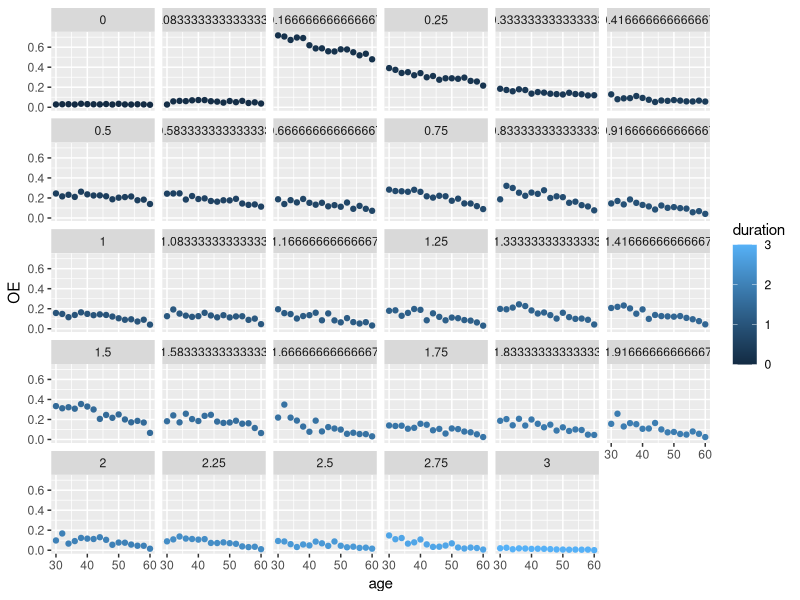
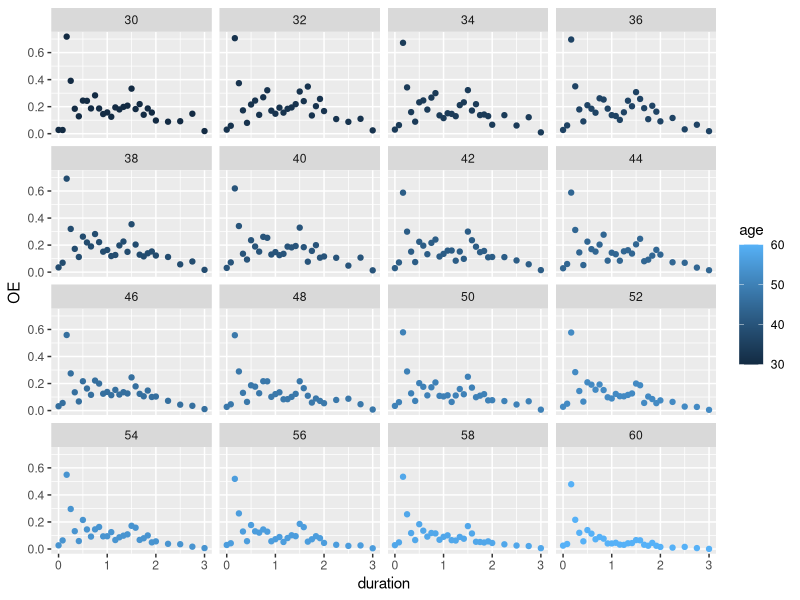
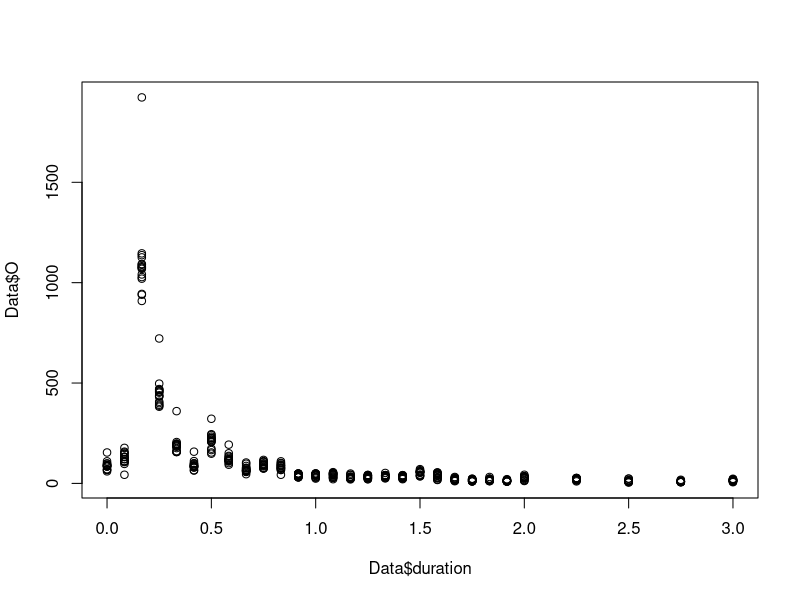
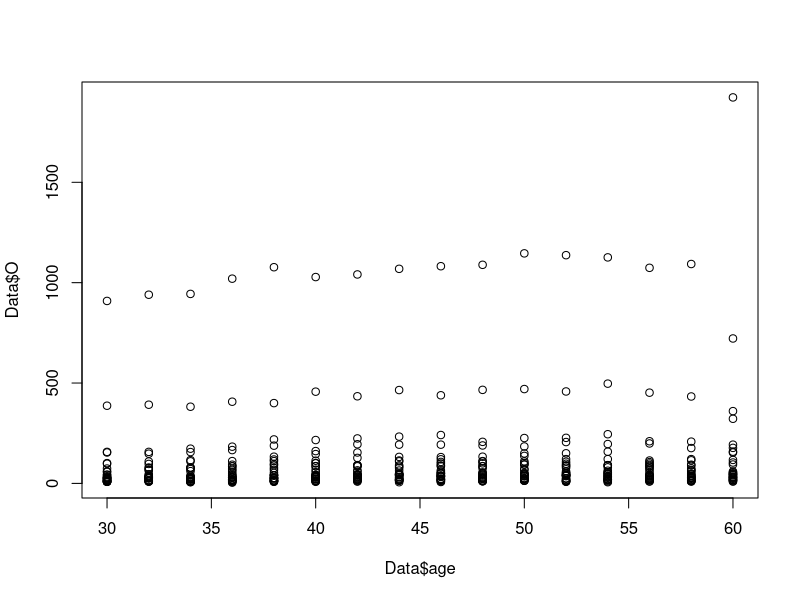
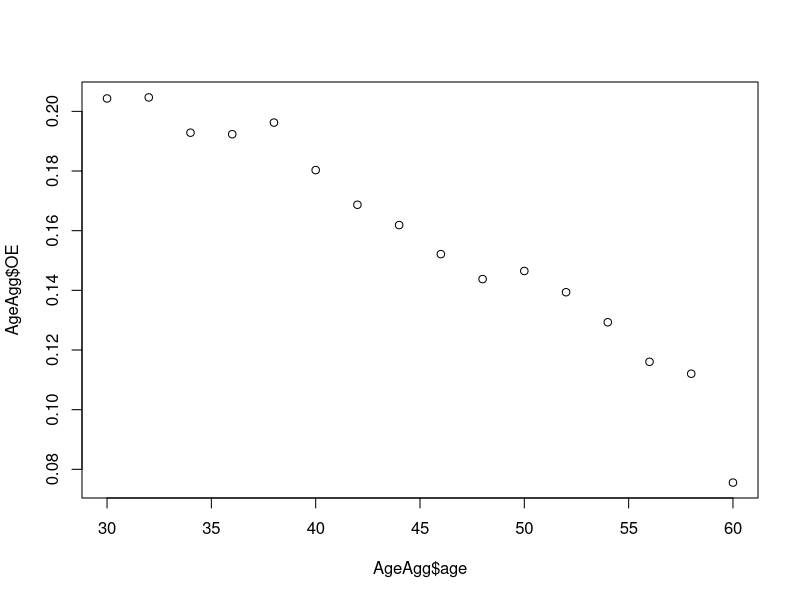
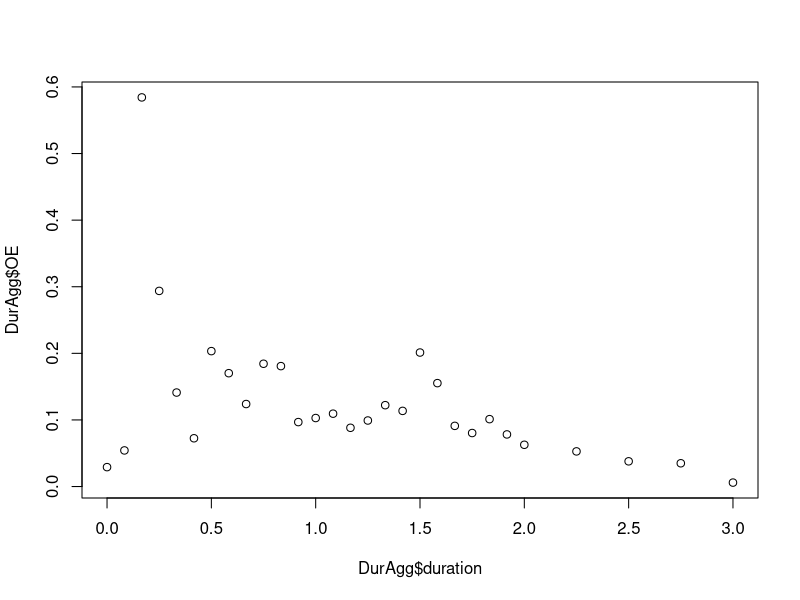
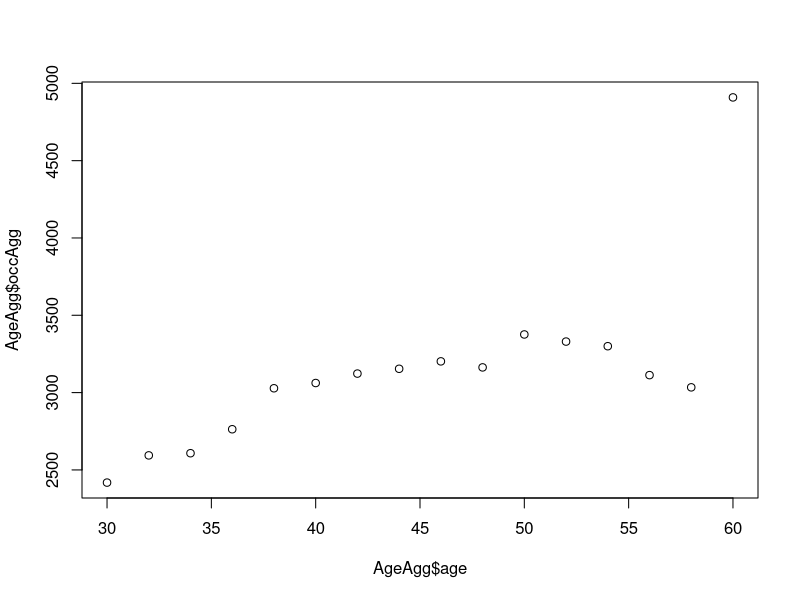
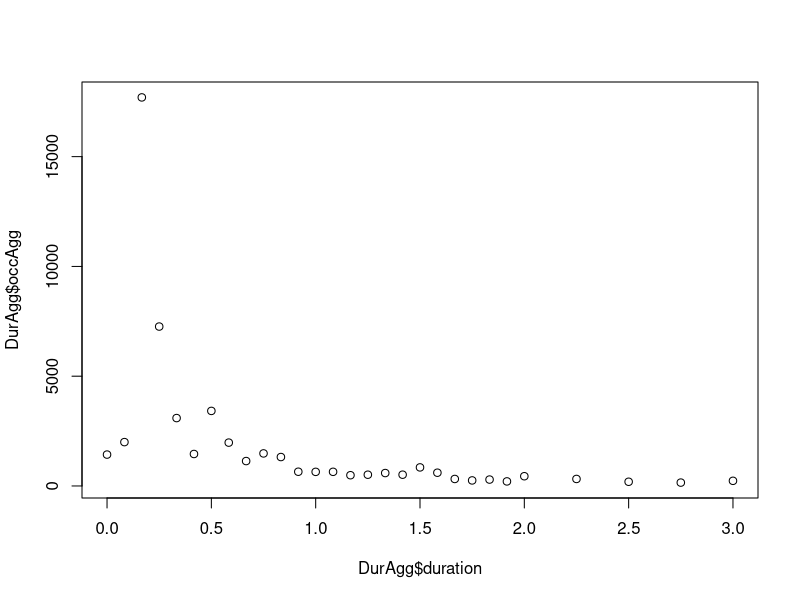

These charts were generated, in order, by the following R code:
######################################################
####               PAKKER OG DATA                 ####
######################################################
library(tidyverse)
library(ggplot2)
library(dplyr)
library(stats)
library(splines)
library(hexbin)


#Indlæs data:
Data <- read_csv("SDJA.csv")

# Opret variabel OE-rater
Data$OE <- Data$O / Data$E

# Vis data og opsummering
view(Data)
summary(Data)


######################################################
####          CENTRERING AF COVARIATER            ####
######################################################

# Centrering af 'age'
midpointsage<-c((unique(Data$age)[-1]+unique(Data$age)[-length(unique(Data$age))])/2,unique(Data$age)[length(unique(Data$age))])
Data$age_centered<-midpointsage[match(Data$age, unique(Data$age))]

# Centrering af 'duration'
midpointsduration<-c((unique(Data$duration)[-1]+unique(Data$duration)[-length(unique(Data$duration))])/2,unique(Data$duration)[length(unique(Data$duration))])
Data$duration_centered<-midpointsduration[match(Data$duration, unique(Data$duration))]

View(Data)


######################################################
####            VISUALISERING AF DATA             ####
######################################################
ggplot(Data, aes(x = age, y=OE)) +
  geom_point(aes(color = duration))+
  facet_wrap(~ duration)

ggplot(Data, aes(x = duration, y=OE)) +
  geom_point(aes(color = age))+
  facet_wrap(~ age)

plot(y=Data$O, x=Data$duration)
plot(y=Data$O, x=Data$age)



######################################################
####      AGGREGERING OG IKKE-LINEARE TRENDS      ####
######################################################

# Aggregering af data efter 'age'
AgeAgg <- Data %>%
  group_by(age) %>%
  summarise(expoAgg = sum(E), occAgg=sum(O)) %>%
  mutate(OE = occAgg/expoAgg)


# Aggregering af data efter 'duration'
DurAgg <- Data %>%
  group_by(duration) %>%
  summarise(expoAgg = sum(E), occAgg=sum(O)) %>%
  mutate(OE = occAgg/expoAgg)


# Plots af trends
plot(AgeAgg$age, AgeAgg$OE)
plot(DurAgg$duration, DurAgg$OE)

plot(AgeAgg$age, AgeAgg$occAgg)
plot(DurAgg$duration, DurAgg$occAgg)

plot(AgeAgg$age, AgeAgg$OE)
plot(DurAgg$duration, DurAgg$OE)

plot(AgeAgg$age, AgeAgg$occAgg)
plot(DurAgg$duration, DurAgg$occAgg)

plot(AgeAgg$age, AgeAgg$expoAgg)
plot(DurAgg$duration, DurAgg$expoAgg)



######################################################
####                  Residualplots               ####
######################################################


#Centrer middelværdien: 
residplotage<-function(model){qplot(Data$age, .stdresid,data = model)+
    geom_smooth(method = "loess", size = 1, formula = y ~ x) +
    xlab("age") +
    ylab("fitted values")}

residplotduration<-function(model){qplot(Data$duration, .stdresid,data = model)+
    geom_smooth(method = "loess", size = 1, formula = y ~ x) +
    xlab("duration") +
    ylab("fitted values")}



######################################################
####                  GLM MODELLER                ####
######################################################
glm_linear_1 <- glm(O ~ age + duration, offset = log(E), 
                    family = poisson, data = Data)

glm_linear_2 <- glm(O ~ age, offset = log(E), 
                    family = poisson, data = Data)

glm_linear_3 <- glm(O ~ duration, offset = log(E), 
                    family = poisson, data = Data)





######################################################
####                  POLYNIMIER                  ####
######################################################

glm_poly_1 <- glm(O ~ age + poly(duration, 1), offset = log(E), 
                  family = poisson, data = Data)

glm_poly_2 <- glm(O ~ age + poly(duration, 2), offset = log(E), 
                  family = poisson, data = Data)


glm_poly_4 <- glm(O ~ age + poly(duration, 4), offset = log(E), 
                  family = poisson, data = Data)

glm_poly_6 <- glm(O ~ age + poly(duration, 6), offset = log(E), 
                  family = poisson, data = Data)

glm_poly_8 <- glm(O ~ age + poly(duration, 8), offset = log(E), 
                  family = poisson, data = Data)

glm_poly_10 <- glm(O ~ age + poly(duration, 10), offset = log(E), 
                   family = poisson, data = Data)

glm_poly_12 <- glm(O ~ age + poly(duration, 12), offset = log(E), 
                   family = poisson, data = Data)

glm_poly_14 <- glm(O ~ age + poly(duration, 14), offset = log(E), 
                   family = poisson, data = Data)

glm_poly_16 <- glm(O ~ age + poly(duration, 16), offset = log(E), 
                   family = poisson, data = Data)

glm_poly_18 <- glm(O ~ age + poly(duration, 18), offset = log(E), 
                   family = poisson, data = Data)


AIC(glm_poly_1,glm_poly_2,glm_poly_4,glm_poly_6,glm_poly_8,glm_poly_10,glm_poly_12,glm_poly_14,glm_poly_16,glm_poly_18)

residplotduration(glm_poly_2)
residplotduration(glm_poly_6)
residplotduration(glm_poly_10)
residplotduration(glm_poly_16)
residplotduration(glm_poly_18)



glm_poly_1 <- glm(O ~ poly(age, 2) + poly(duration, 1), offset = log(E), 
                  family = poisson, data = Data)

glm_poly_2 <- glm(O ~ poly(age, 2) + poly(duration, 2), offset = log(E), 
                  family = poisson, data = Data)


glm_poly_4 <- glm(O ~ poly(age, 2) + poly(duration, 4), offset = log(E), 
                  family = poisson, data = Data)

glm_poly_6 <- glm(O ~ poly(age, 2) + poly(duration, 6), offset = log(E), 
                  family = poisson, data = Data)

glm_poly_8 <- glm(O ~ poly(age, 2) + poly(duration, 8), offset = log(E), 
                  family = poisson, data = Data)

glm_poly_10 <- glm(O ~ poly(age, 2) + poly(duration, 10), offset = log(E), 
                   family = poisson, data = Data)

glm_poly_12 <- glm(O ~ poly(age, 2) + poly(duration, 12), offset = log(E), 
                   family = poisson, data = Data)

glm_poly_14 <- glm(O ~ poly(age, 2) + poly(duration, 14), offset = log(E), 
                   family = poisson, data = Data)

glm_poly_2_16 <- glm(O ~ poly(age, 2) + poly(duration, 16), offset = log(E), 
                     family = poisson, data = Data)

glm_poly_18 <- glm(O ~ poly(age, 2) + poly(duration, 18), offset = log(E), 
                   family = poisson, data = Data)

AIC(glm_poly_1,glm_poly_2,glm_poly_4,glm_poly_6,glm_poly_8,glm_poly_10,glm_poly_12,glm_poly_14,glm_poly_16,glm_poly_18)

summary(glm_poly_16)


glm_poly_2_16 <- glm(O ~ poly(age, 2) + poly(duration, 16), offset = log(E), 
                     family = poisson, data = Data)
glm_poly_4_16 <- glm(O ~ poly(age, 4) + poly(duration, 16), offset = log(E), 
                     family = poisson, data = Data)
glm_poly_6_16 <- glm(O ~ poly(age, 6) + poly(duration, 16), offset = log(E), 
                     family = poisson, data = Data)
glm_poly_8_16 <- glm(O ~ poly(age, 8) + poly(duration, 16), offset = log(E), 
                     family = poisson, data = Data)
glm_poly_10_16 <- glm(O ~ poly(age, 10) + poly(duration, 16), offset = log(E), 
                      family = poisson, data = Data)
glm_poly_12_16 <- glm(O ~ poly(age, 12) + poly(duration, 16), offset = log(E), 
                      family = poisson, data = Data)


glm_poly_2_1 <- glm(O ~ poly(age, 2) + poly(duration, 1), offset = log(E), 
                    family = poisson, data = Data)
glm_poly_4_1 <- glm(O ~ poly(age, 4) + poly(duration, 1), offset = log(E), 
                    family = poisson, data = Data)
glm_poly_6_1 <- glm(O ~ poly(age, 6) + poly(duration, 1), offset = log(E), 
                    family = poisson, data = Data)
glm_poly_8_1 <- glm(O ~ poly(age, 8) + poly(duration, 1), offset = log(E), 
                    family = poisson, data = Data)
glm_poly_10_1 <- glm(O ~ poly(age, 10) + poly(duration, 1), offset = log(E), 
                     family = poisson, data = Data)
glm_poly_12_1 <- glm(O ~ poly(age, 12) + poly(duration, 1), offset = log(E), 
                     family = poisson, data = Data)


AIC(glm_poly_2_16,glm_poly_4_16,glm_poly_6_16,glm_poly_8_16,glm_poly_10_16,glm_poly_12_16)
AIC(glm_poly_2_1,glm_poly_4_1,glm_poly_6_1,glm_poly_8_1,glm_poly_10_1,glm_poly_12_1)



######################################################
####         Prædictions- og residualplot         ####
######################################################
#Indsæt den valgte model: 
model <- glm_poly_16

Data$predicted_O <- predict(model, type="response")


#Tjek efter trends
AgeAgg <- Data %>%
  group_by(age) %>%
  summarise(expoAgg = sum(E), occAgg = sum(O), predictedAgg = sum(predicted_O)) %>%
  mutate(predicted_OE = predictedAgg/expoAgg, OE = occAgg/expoAgg)


# Plot OE-rates over age
plot(AgeAgg$age, AgeAgg$OE, 
     col = "blue", 
     pch = 1, 
     xlab = "Age",
     ylab = "OE Rate",
     main = "OE-rates with additive model over Age")

# Tilføj den korrekte splines kurve for OE-raterne
lines(AgeAgg$age, AgeAgg$predicted_OE, col = "red", lwd = 2)


#Tjek efter trends
DurAgg <- Data %>%
  group_by(duration) %>%
  summarise(expoAgg = sum(E), occAgg = sum(O), predictedAgg = sum(predicted_O)) %>%
  mutate(predicted_OE = predictedAgg/expoAgg, OE = occAgg/expoAgg)

# Beregn OE-rater med de korrekte E-værdier


# Plot OE-rates over age
plot(DurAgg$duration, DurAgg$OE, 
     col = "blue", 
     pch = 1, 
     xlab = "Duration",
     ylab = "OE Rate",
     main = "OE-rates with 16th degree polynomiall over Duration")

# Tilføj den korrekte splines kurve for OE-raterne
lines(DurAgg$duration, DurAgg$predicted_OE, col = "red", lwd = 2)

residplotduration(model)
#abline(v = my_knots, col = "green", lty = 2)



######################################################
####                    SPLINES                   ####
######################################################
glm_splines_2 <- glm(O ~ age + ns(duration, df = 3), offset = log(E), 
                     family = poisson, data = Data)

glm_splines_4 <- glm(O ~ age + ns(duration, df = 5), offset = log(E), 
                     family = poisson, data = Data)

glm_splines_6 <- glm(O ~ age + ns(duration, df = 7), offset = log(E), 
                     family = poisson, data = Data)

glm_splines_8 <- glm(O ~ age + ns(duration, df = 9), offset = log(E), 
                     family = poisson, data = Data)

glm_splines_10 <- glm(O ~ age + ns(duration, df = 11), offset = log(E), 
                      family = poisson, data = Data)

glm_splines_12 <- glm(O ~ age + ns(duration, df = 13), offset = log(E), 
                      family = poisson, data = Data)

glm_splines_14 <- glm(O ~ age + ns(duration, df = 15), offset = log(E), 
                      family = poisson, data = Data)

glm_splines_16 <- glm(O ~ age + ns(duration, df = 17), offset = log(E), 
                      family = poisson, data = Data)

glm_splines_18 <- glm(O ~ age + ns(duration, df = 19), offset = log(E), 
                      family = poisson, data = Data)



AIC(glm_splines_2,glm_splines_4,glm_splines_6,glm_splines_8,glm_splines_10,glm_splines_12,glm_splines_14,glm_splines_16,glm_splines_18)



######################################################
####                  1 INDIKATOR                 ####
######################################################
glm_2indikator_add <- glm(O ~ age + poly(duration, 1) + I(duration >= 2/12)+ I(duration >= 5.5/12), offset = log(E), 
                          family = poisson, data = Data)

glm_indikator_add <- glm(O ~ age + poly(duration, 1) + I(duration >= 2/12), offset = log(E), 
                         family = poisson, data = Data)

AIC(glm_2indikator_add, glm_indikator_add)




#Lav en indikater og tjek samtlige polynomier grader:
glm_indikator_poly1 <- glm(O ~ age + poly(duration, 1) + I(duration >= 2/12), offset = log(E), 
                           family = poisson, data = Data)
glm_indikator_poly2 <- glm(O ~ age + poly(duration, 2) + I(duration >= 2/12), offset = log(E), 
                           family = poisson, data = Data)
glm_indikator_poly4 <- glm(O ~ age + poly(duration, 4) + I(duration >= 2/12), offset = log(E), 
                           family = poisson, data = Data)
glm_indikator_poly6 <- glm(O ~ age + poly(duration, 6) + I(duration >= 2/12), offset = log(E), 
                           family = poisson, data = Data)
glm_indikator_poly8 <- glm(O ~ age + poly(duration, 8) + I(duration >= 2/12), offset = log(E), 
                           family = poisson, data = Data)
glm_indikator_poly10 <- glm(O ~ age + poly(duration, 10) + I(duration >= 2/12), offset = log(E), 
                            family = poisson, data = Data)

glm_indikator_poly12 <- glm(O ~ age + poly(duration, 12) + I(duration >= 2/12), offset = log(E), 
                            family = poisson, data = Data)

glm_indikator_poly14 <- glm(O ~ age + poly(duration, 14) + I(duration >= 2/12), offset = log(E), 
                            family = poisson, data = Data)
glm_indikator_poly16 <- glm(O ~ age + poly(duration, 16) + I(duration >= 2/12), offset = log(E), 
                            family = poisson, data = Data)

glm_indikator_poly18 <- glm(O ~ age + poly(duration, 18) + I(duration >= 2/12), offset = log(E), 
                            family = poisson, data = Data)

AIC(glm_indikator_poly1,glm_indikator_poly2,glm_indikator_poly4,glm_indikator_poly6,glm_indikator_poly8,glm_indikator_poly10,glm_indikator_poly12,glm_indikator_poly14,glm_indikator_poly16,glm_indikator_poly18)



######################################################
####         Prædictions- og residualplot         ####
######################################################

#Indsæt den valgre model
model <- glm_indikator_poly2

Data$predicted_O <- predict(model, type="response")


#Tjek efter trends
AgeAgg <- Data %>%
  group_by(age) %>%
  summarise(expoAgg = sum(E), occAgg = sum(O), predictedAgg = sum(predicted_O)) %>%
  mutate(predicted_OE = predictedAgg/expoAgg, OE = occAgg/expoAgg)


# Beregn OE-rater med de korrekte E-værdier


# Plot OE-rates over age
plot(AgeAgg$age, AgeAgg$OE, 
     col = "blue", 
     pch = 1, 
     xlab = "Age",
     ylab = "OE Rate",
     main = "OE-rates with additive model over Age")

# Tilføj den korrekte splines kurve for OE-raterne
lines(AgeAgg$age, AgeAgg$predicted_OE, col = "red", lwd = 2)



#Tjek efter trends
DurAgg <- Data %>%
  group_by(duration) %>%
  summarise(expoAgg = sum(E), occAgg = sum(O), predictedAgg = sum(predicted_O)) %>%
  mutate(predicted_OE = predictedAgg/expoAgg, OE = occAgg/expoAgg)

# Beregn OE-rater med de korrekte E-værdier


# Plot OE-rates over age
plot(DurAgg$duration, DurAgg$OE, 
     col = "blue", 
     pch = 1, 
     xlab = "Duration",
     ylab = "OE Rate",
     main = "OE-rates with 2nd degree polynomiall over Duration")

# Tilføj den korrekte splines kurve for OE-raterne
lines(DurAgg$duration, DurAgg$predicted_OE, col = "red", lwd = 2)

residplotduration(model)
#abline(v = my_knots, col = "green", lty = 2)



######################################################
####                  2 INDIKATOR                 ####
######################################################
glm_2indikator_poly1 <- glm(O ~ age + poly(duration, 1) + I(duration >= 2/12) + I(duration >= 5.5/12), offset = log(E), 
                            family = poisson, data = Data)
glm_2indikator_poly2 <- glm(O ~ age + poly(duration, 2) + I(duration >= 2/12)+ I(duration >= 5.5/12), offset = log(E), 
                            family = poisson, data = Data)
glm_2indikator_poly4 <- glm(O ~ age + poly(duration, 4) + I(duration >= 2/12)+ I(duration >= 5.5/12), offset = log(E), 
                            family = poisson, data = Data)
glm_2indikator_poly6 <- glm(O ~ age + poly(duration, 6) + I(duration >= 2/12)+ I(duration >= 5.5/12), offset = log(E), 
                            family = poisson, data = Data)
glm_2indikator_poly8 <- glm(O ~ age + poly(duration, 8) + I(duration >= 2/12)+ I(duration >= 5.5/12), offset = log(E), 
                            family = poisson, data = Data)
glm_2indikator_poly10 <- glm(O ~ age + poly(duration, 10) + I(duration >= 2/12)+ I(duration >= 5.5/12), offset = log(E), 
                             family = poisson, data = Data)

glm_2indikator_poly12 <- glm(O ~ age + poly(duration, 12) + I(duration >= 2/12)+ I(duration >= 5.5/12), offset = log(E), 
                             family = poisson, data = Data)

glm_2indikator_poly14 <- glm(O ~ age + poly(duration, 14) + I(duration >= 2/12)+ I(duration >= 5.5/12), offset = log(E), 
                             family = poisson, data = Data)
glm_2indikator_poly16 <- glm(O ~ age + poly(duration, 16) + I(duration >= 2/12)+ I(duration >= 5.5/12), offset = log(E), 
                             family = poisson, data = Data)

glm_2indikator_poly18 <- glm(O ~ age + poly(duration, 18) + I(duration >= 2/12)+ I(duration >= 5.5/12), offset = log(E), 
                             family = poisson, data = Data)

AIC(glm_2indikator_poly1,glm_2indikator_poly2,glm_2indikator_poly4,glm_2indikator_poly6,glm_2indikator_poly8,glm_2indikator_poly10,glm_2indikator_poly12,glm_2indikator_poly14,glm_2indikator_poly16,glm_2indikator_poly18)





######################################################
####         Prædictions- og residualplot         ####
######################################################

#Indsæt den valgte model
model <- glm_2indikator_poly6

Data$predicted_O <- predict(model, type="response")

plot(predict(model, type="response"))

#Tjek efter trends
AgeAgg <- Data %>%
  group_by(age) %>%
  summarise(expoAgg = sum(E), occAgg = sum(O), predictedAgg = sum(predicted_O)) %>%
  mutate(predicted_OE = predictedAgg/expoAgg, OE = occAgg/expoAgg)


# Beregn OE-rater med de korrekte E-værdier


# Plot OE-rates over age
plot(AgeAgg$age, AgeAgg$OE, 
     col = "blue", 
     pch = 1, 
     xlab = "Age",
     ylab = "OE Rate",
     main = "OE-rates with 4th degree polynomial (Duration) and 2th degree polynomial (Age) over Age")

# Tilføj den korrekte splines kurve for OE-raterne
lines(AgeAgg$age, AgeAgg$predicted_OE, col = "red", lwd = 2)



#Tjek efter trends
DurAgg <- Data %>%
  group_by(duration) %>%
  summarise(expoAgg = sum(E), occAgg = sum(O), predictedAgg = sum(predicted_O)) %>%
  mutate(predicted_OE = predictedAgg/expoAgg, OE = occAgg/expoAgg)

# Beregn OE-rater med de korrekte E-værdier


# Plot OE-rates over age
plot(DurAgg$duration, DurAgg$OE, 
     col = "blue", 
     pch = 1, 
     xlab = "Duration",
     ylab = "OE Rate",
     main = "OE-rates with 4th degree polynomial (Duration) and 2th degree polynomial (Age)over Duration")

# Tilføj den korrekte splines kurve for OE-raterne
lines(DurAgg$duration, DurAgg$predicted_OE, col = "red", lwd = 2)

residplotduration(model)
#abline(v = my_knots, col = "green", lty = 2)





######################################################
####     Hvad sker der efter duration = 3 år      ####
######################################################

# Definer MAX antallet af polynomiumgrader
num_plots <- 18

# Sekvenser for alder og varighed
xseq <- seq(30, 67, 0.1)  # Alder fra 30 til 67
useq <- seq(0, 37, 0.1)   # Varighed fra 0 til 37

# Funktion til at beregne prædiktioner baseret på en polynomiumgrad i
predmodel_i <- function(x, u, i) {
  # Opret 'new_data' med variablerne 'age' og 'duration_piecewise'
  new_data <- data.frame(
    age = x + u,        # Alder justeret for duration
    duration = u,       # Duration
    E = 1               # Eksponering sat til 1 for prædiktion
  )
  
  # Fit modellen med variabel polynomiumgrad for 'duration'
  model <- glm(O ~ poly(age, 2) + poly(duration, i) + I(duration >= 2/12) + I(duration >= 5.5/12), 
               offset = log(E), family = poisson, data = Data)
  
  # Lav prædiktioner ved hjælp af modellen
  pred <- predict(model, newdata = new_data, type = "response")
  
  return(as.numeric(pred))  # Returner prædiktionsværdien som et numerisk resultat
}

# Vis plots i grupper af 4
for (start in seq(1, num_plots, 4)) {
  # Sæt op til at vise 4 plots i et vindue
  par(mfrow = c(2, 2), mar = c(4, 4, 2, 1))
  
  # Plot for hver polynomiumgrad i den aktuelle gruppe
  for (i in start:min(start + 3, num_plots)) {
    # Vectorize funktionen for den aktuelle polynomiumgrad
    predmodel_vec <- Vectorize(function(x, u) predmodel_i(x, u, i), vectorize.args = c("x", "u"))
    
    # Beregn prædiktioner
    predictions <- predmodel_vec(x = xseq, u = useq)
    
    # Plot resultatet
    plot(predictions, type = "l", col = "steelblue", lwd = 2, 
         xlab = "Index", ylab = "Predicted OE Rate", 
         main = paste("Degree", i))
    
    # Beregn den ønskede x-position for lodret linje
    index_position <- 3 / 0.1  # Den ønskede index-position
    
    # Tilføj lodret linje ved den beregnede position
    abline(v = index_position, col = "pink", lwd = 2, lty = 2)
    text(x = index_position, y = max(predictions), labels = "Varighed: 3 år", pos = 4, col = "hotpink", cex = 0.8)
  }
}

# Nulstil grafiske parametre til standard
par(mfrow = c(1, 1))

# Tilføj kode til at vise hvert plot enkeltvist
for (i in 1:num_plots) {
  # Vectorize funktionen for den aktuelle polynomiumgrad
  predmodel_vec <- Vectorize(function(x, u) predmodel_i(x, u, i), vectorize.args = c("x", "u"))
  
  # Beregn prædiktioner
  predictions <- predmodel_vec(x = xseq, u = useq)
  
  # Plot resultatet enkeltvist
  plot(predictions, type = "l", col = "steelblue", lwd = 2, 
       xlab = "Index", ylab = "Predicted OE Rate", 
       main = paste("Degree", i))
  
  # Beregn den ønskede x-position for lodret linje
  index_position <- 3 / 0.1  # Den ønskede index-position
  
  # Tilføj lodret linje ved den beregnede position
  abline(v = index_position, col = "pink", lwd = 2, lty = 2)
  text(x = index_position, y = max(predictions), labels = "Varighed: 3 år", pos = 4, col = "hotpink", cex = 0.8)
}





